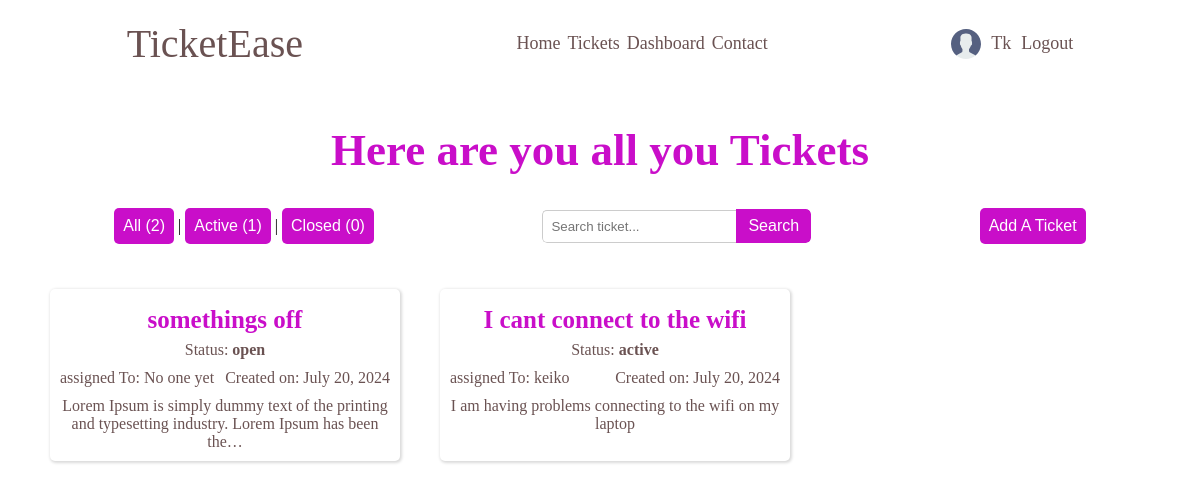
Before: /client/keiko/dashboard (signed in) with the older database file.
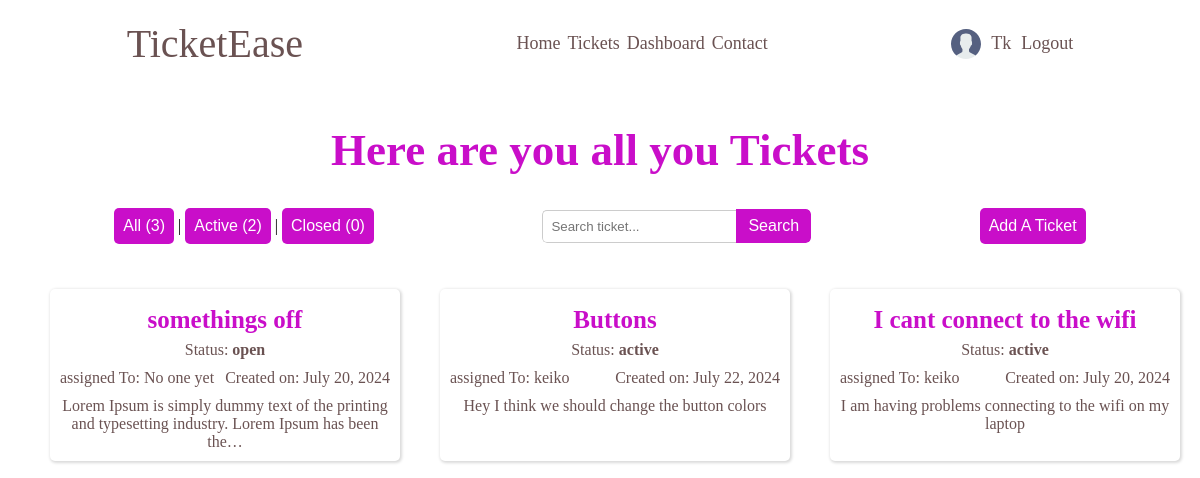
After: the same page with the newer database file.
### tickets/models.py (models this page shows, shortened)
class Ticket(models.Model):
    STATUS = (
        ('open', 'open'),
        ('active', 'active'),
        ('closed', 'closed'),
    )
    ticket_id = models.UUIDField(default=uuid.uuid4)
    slug = models.SlugField(unique=True)
    title = models.CharField(max_length=100)
    description = models.TextField()
    status = models.CharField(max_length=100, choices=STATUS, default='open')
    attachments = models.ImageField(null=True, blank=True, upload_to='attachments/')
    created_by = models.ForeignKey(CustomUser, on_delete=models.SET_NULL, null=True, related_name='created_by')
    assigned_to = models.ForeignKey(CustomUser, on_delete=models.SET_NULL, null=True, blank=True, related_name='assigned_to')
    accepted_on = models.DateTimeField(null=True, blank=True)
    closed_on = models.DateTimeField(null=True, blank=True)
    updated_on = models.DateTimeField(auto_now=True)
    created_on = models.DateTimeField(auto_now_add=True)

### accounts/models.py (models this page shows)
class CustomUser(AbstractUser):
    USER_TYPE = (
        ('client', 'client'),
        ('engineer', 'engineer'),
    )
    email = models.EmailField()
    bio = models.TextField()
    user_type = models.CharField(max_length=10, choices=USER_TYPE, default='client')
    avatar = models.ImageField(null=True, default="avatars/default_avatar.svg", upload_to='avatars/')

### tickets/views.py (the view, shortened to what this page needs)
# urls.py: path('client/<str:username>/dashboard', clientDashboard, name='client-dashboard'),
@login_required(login_url=('account_login'))
def clientDashboard(request, username):
    current_client = get_object_or_404(CustomUser, username=username)
    tickets = Ticket.objects.filter(created_by=current_client)
    status = request.GET.get('status')
    query = request.GET.get('Q')
    if status:
        tickets = Ticket.objects.filter(status=status)
    tickets = tickets.order_by('-status', '-created_on')
    all_count = tickets.count()
    active_count = tickets.filter(status='active').count()
    closed_count = tickets.filter(status='closed').count()
    context = {
        'tickets': tickets,
        'all_count': all_count,
        'active_count': active_count,
        'closed_count': closed_count,
        }
    return render(request, 'tickets/client-dashboard.html', context)

### tickets/templates/tickets/client-dashboard.html (shortened to what this page needs)
{% extends 'tickets/index.html' %}
{% load static %}
{% block css %}
    <link rel="stylesheet" href="{% static  'tickets/styles/dashboards.css' %}">
{% endblock %}
{% block content %}
    <section class="dashboard-container">
        <div class="title">
            <h1>Here are you all you Tickets</h1>
        </div>
        <section class="search-filters">
            <section class="status-filters">
                <div class="filter-btns">
                    <button>
                        <a href="{% url 'client-dashboard' username=request.user.username %}?status=" style="color: white;">All ({{ all_count }})</a>
                    </button>
                    |
                    <button>
                        <a href="{% url 'client-dashboard' username=request.user.username %}?status=active" style="color: white;">Active ({{ active_count }})</a>
                    </button>
                    |
                    <button>
                        <a href="{% url 'client-dashboard' username=request.user.username %}?status=closed" style="color: white;">Closed ({{ closed_count }})</a>
                    </button>
                </div>
            </section>
            <section class="search-bar-container">
                <form class="search-bar method="GET" action="{% url 'tickets-view' %}">
                    <input type="text" name="q" placeholder="Search ticket...">
                    <button type="submit">Search</button>
                </form>
            </section>
            <section class="create-ticket">
                <form method="post" action="{% url 'create-ticket' %}">
                    <button type="submit"><a href="{% url 'create-ticket' %}" style="color: white;">Add A Ticket</a></button>
                </form>
            </section>
        </section>
        <section class="tickets">
            {% for ticket in tickets %}
                <div class="ticket-container">
                    <section class="ticket-details">
                        <div class="title">
                            <h2 style="font-size: 25px;"> <a href="{% url 'ticket-details' slug=ticket.slug %}" style="color: rgb(201, 14, 201);">{{ ticket.title }}</a></h2>
                        </div>
                        <section class="status">
                            <p style="text-align: center;">Status: <b>{{ ticket.status }}</b></p>
                        </section>
                        <div class="detail-header">
                            <div class="created-by">
                                {% if ticket.assigned_to %}
                                    <p>assigned To: {{ticket.created_by}}</p>
                                {% else %}
                                    <p>assigned To: No one yet</p>
                                {% endif %}
                            </div>
                            <div class="date">
                                <p>Created on: {{ticket.created_on | date:'F j, Y' }}</p>
                            </div>
                        </div>
                        <section class="description">
                            <p>{{ ticket.description | truncatechars:100 }}</p>
                        </section>
                    </section>
                </div>
            {% empty %}
                    <section class="empty" style="display: flex; justify-content: center; align-items: center;">
                        <p>You have no tickets. You can <a href="{% url 'create-ticket' %}" style="color: rgb(201, 14, 201);">Create </a>one</p>
                    </section>
            {% endfor %}
        </section>
    </section>
{% endblock %}

Changed rows visible on the page:
added Ticket: title "Buttons", status "active", created_by "keiko", created_on "July 22, 2024", description "Hey I think we should change the button colors"
Other visible differences:
{{ all_count }}: "2" → "3"
{{ active_count }}: "1" → "2"
